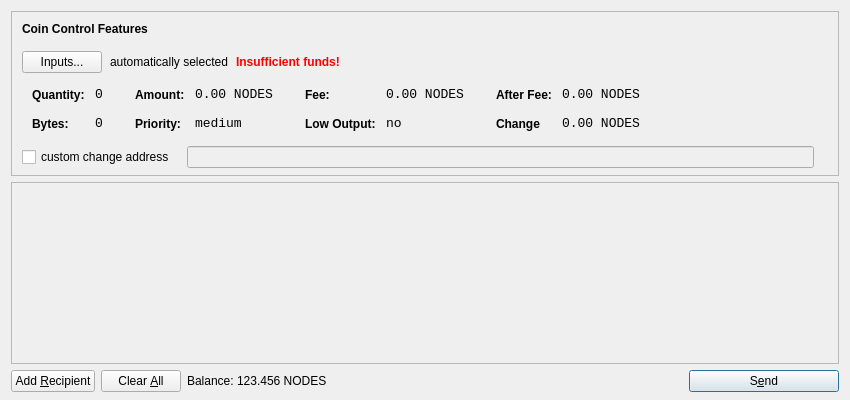
<?xml version="1.0" encoding="UTF-8"?>
<ui version="4.0">
 <class>SendCoinsDialog</class>
 <widget class="QDialog" name="SendCoinsDialog">
  <property name="geometry">
   <rect>
    <x>0</x>
    <y>0</y>
    <width>850</width>
    <height>400</height>
   </rect>
  </property>
  <property name="windowTitle">
   <string>Send Coins</string>
  </property>
  <layout class="QVBoxLayout" name="verticalLayout" stretch="0,1,0">
   <property name="bottomMargin">
    <number>8</number>
   </property>
   <item>
    <widget class="QFrame" name="frameCoinControl">
     <property name="sizePolicy">
      <sizepolicy hsizetype="Expanding" vsizetype="Expanding">
       <horstretch>0</horstretch>
       <verstretch>0</verstretch>
      </sizepolicy>
     </property>
     <property name="maximumSize">
      <size>
       <width>16777215</width>
       <height>16777215</height>
      </size>
     </property>
     <property name="frameShape">
      <enum>QFrame::StyledPanel</enum>
     </property>
     <property name="frameShadow">
      <enum>QFrame::Sunken</enum>
     </property>
     <layout class="QVBoxLayout" name="verticalLayoutCoinControl2">
      <property name="spacing">
       <number>-1</number>
      </property>
      <property name="leftMargin">
       <number>0</number>
      </property>
      <property name="topMargin">
       <number>0</number>
      </property>
      <property name="rightMargin">
       <number>0</number>
      </property>
      <property name="bottomMargin">
       <number>6</number>
      </property>
      <item>
       <layout class="QVBoxLayout" name="verticalLayoutCoinControl" stretch="0,0,0,0,1">
        <property name="spacing">
         <number>0</number>
        </property>
        <property name="leftMargin">
         <number>10</number>
        </property>
        <property name="topMargin">
         <number>10</number>
        </property>
        <item>
         <layout class="QHBoxLayout" name="horizontalLayoutCoinControl1">
          <property name="bottomMargin">
           <number>15</number>
          </property>
          <item>
           <widget class="QLabel" name="labelCoinControlFeatures">
            <property name="sizePolicy">
             <sizepolicy hsizetype="Preferred" vsizetype="Maximum">
              <horstretch>0</horstretch>
              <verstretch>0</verstretch>
             </sizepolicy>
            </property>
            <property name="font">
             <font>
              <weight>75</weight>
              <bold>true</bold>
             </font>
            </property>
            <property name="styleSheet">
             <string notr="true">font-weight:bold;</string>
            </property>
            <property name="text">
             <string>Coin Control Features</string>
            </property>
           </widget>
          </item>
         </layout>
        </item>
        <item>
         <layout class="QHBoxLayout" name="horizontalLayoutCoinControl2" stretch="0,0,0,0">
          <property name="spacing">
           <number>8</number>
          </property>
          <property name="bottomMargin">
           <number>10</number>
          </property>
          <item>
           <widget class="QPushButton" name="pushButtonCoinControl">
            <property name="styleSheet">
             <string notr="true"/>
            </property>
            <property name="text">
             <string>Inputs...</string>
            </property>
           </widget>
          </item>
          <item>
           <widget class="QLabel" name="labelCoinControlAutomaticallySelected">
            <property name="text">
             <string>automatically selected</string>
            </property>
            <property name="margin">
             <number>5</number>
            </property>
           </widget>
          </item>
          <item>
           <widget class="QLabel" name="labelCoinControlInsuffFunds">
            <property name="font">
             <font>
              <weight>75</weight>
              <bold>true</bold>
             </font>
            </property>
            <property name="styleSheet">
             <string notr="true">color:red;font-weight:bold;</string>
            </property>
            <property name="text">
             <string>Insufficient funds!</string>
            </property>
            <property name="margin">
             <number>5</number>
            </property>
           </widget>
          </item>
          <item>
           <spacer name="horizontalSpacerCoinControl">
            <property name="orientation">
             <enum>Qt::Horizontal</enum>
            </property>
            <property name="sizeHint" stdset="0">
             <size>
              <width>40</width>
              <height>1</height>
             </size>
            </property>
           </spacer>
          </item>
         </layout>
        </item>
        <item>
         <widget class="QWidget" name="widgetCoinControl" native="true">
          <property name="sizePolicy">
           <sizepolicy hsizetype="Preferred" vsizetype="Preferred">
            <horstretch>0</horstretch>
            <verstretch>0</verstretch>
           </sizepolicy>
          </property>
          <property name="minimumSize">
           <size>
            <width>0</width>
            <height>0</height>
           </size>
          </property>
          <property name="styleSheet">
           <string notr="true"/>
          </property>
          <layout class="QHBoxLayout" name="horizontalLayoutCoinControl5">
           <property name="margin">
            <number>0</number>
           </property>
           <item>
            <layout class="QHBoxLayout" name="horizontalLayoutCoinControl3" stretch="0,0,0,1">
             <property name="spacing">
              <number>20</number>
             </property>
             <property name="topMargin">
              <number>0</number>
             </property>
             <property name="bottomMargin">
              <number>10</number>
             </property>
             <item>
              <layout class="QFormLayout" name="formLayoutCoinControl1">
               <property name="horizontalSpacing">
                <number>10</number>
               </property>
               <property name="verticalSpacing">
                <number>14</number>
               </property>
               <property name="leftMargin">
                <number>10</number>
               </property>
               <property name="topMargin">
                <number>4</number>
               </property>
               <property name="rightMargin">
                <number>6</number>
               </property>
               <item row="0" column="0">
                <widget class="QLabel" name="labelCoinControlQuantityText">
                 <property name="styleSheet">
                  <string notr="true">font-weight:bold;</string>
                 </property>
                 <property name="text">
                  <string>Quantity:</string>
                 </property>
                 <property name="margin">
                  <number>0</number>
                 </property>
                </widget>
               </item>
               <item row="0" column="1">
                <widget class="QLabel" name="labelCoinControlQuantity">
                 <property name="font">
                  <font>
                   <family>Monospace</family>
                   <pointsize>10</pointsize>
                  </font>
                 </property>
                 <property name="cursor">
                  <cursorShape>IBeamCursor</cursorShape>
                 </property>
                 <property name="contextMenuPolicy">
                  <enum>Qt::ActionsContextMenu</enum>
                 </property>
                 <property name="text">
                  <string>0</string>
                 </property>
                 <property name="margin">
                  <number>0</number>
                 </property>
                 <property name="textInteractionFlags">
                  <set>Qt::LinksAccessibleByMouse|Qt::TextSelectableByKeyboard|Qt::TextSelectableByMouse</set>
                 </property>
                </widget>
               </item>
               <item row="1" column="0">
                <widget class="QLabel" name="labelCoinControlBytesText">
                 <property name="styleSheet">
                  <string notr="true">font-weight:bold;</string>
                 </property>
                 <property name="text">
                  <string>Bytes:</string>
                 </property>
                </widget>
               </item>
               <item row="1" column="1">
                <widget class="QLabel" name="labelCoinControlBytes">
                 <property name="font">
                  <font>
                   <family>Monospace</family>
                   <pointsize>10</pointsize>
                  </font>
                 </property>
                 <property name="cursor">
                  <cursorShape>IBeamCursor</cursorShape>
                 </property>
                 <property name="contextMenuPolicy">
                  <enum>Qt::ActionsContextMenu</enum>
                 </property>
                 <property name="text">
                  <string>0</string>
                 </property>
                 <property name="textInteractionFlags">
                  <set>Qt::LinksAccessibleByMouse|Qt::TextSelectableByKeyboard|Qt::TextSelectableByMouse</set>
                 </property>
                </widget>
               </item>
              </layout>
             </item>
             <item>
              <layout class="QFormLayout" name="formLayoutCoinControl2">
               <property name="horizontalSpacing">
                <number>10</number>
               </property>
               <property name="verticalSpacing">
                <number>14</number>
               </property>
               <property name="leftMargin">
                <number>6</number>
               </property>
               <property name="topMargin">
                <number>4</number>
               </property>
               <property name="rightMargin">
                <number>6</number>
               </property>
               <item row="0" column="0">
                <widget class="QLabel" name="labelCoinControlAmountText">
                 <property name="styleSheet">
                  <string notr="true">font-weight:bold;</string>
                 </property>
                 <property name="text">
                  <string>Amount:</string>
                 </property>
                 <property name="margin">
                  <number>0</number>
                 </property>
                </widget>
               </item>
               <item row="0" column="1">
                <widget class="QLabel" name="labelCoinControlAmount">
                 <property name="font">
                  <font>
                   <family>Monospace</family>
                   <pointsize>10</pointsize>
                  </font>
                 </property>
                 <property name="cursor">
                  <cursorShape>IBeamCursor</cursorShape>
                 </property>
                 <property name="contextMenuPolicy">
                  <enum>Qt::ActionsContextMenu</enum>
                 </property>
                 <property name="text">
                  <string>0.00 NODES</string>
                 </property>
                 <property name="textInteractionFlags">
                  <set>Qt::LinksAccessibleByMouse|Qt::TextSelectableByKeyboard|Qt::TextSelectableByMouse</set>
                 </property>
                </widget>
               </item>
               <item row="1" column="0">
                <widget class="QLabel" name="labelCoinControlPriorityText">
                 <property name="styleSheet">
                  <string notr="true">font-weight:bold;</string>
                 </property>
                 <property name="text">
                  <string>Priority:</string>
                 </property>
                </widget>
               </item>
               <item row="1" column="1">
                <widget class="QLabel" name="labelCoinControlPriority">
                 <property name="font">
                  <font>
                   <family>Monospace</family>
                   <pointsize>10</pointsize>
                  </font>
                 </property>
                 <property name="cursor">
                  <cursorShape>IBeamCursor</cursorShape>
                 </property>
                 <property name="contextMenuPolicy">
                  <enum>Qt::ActionsContextMenu</enum>
                 </property>
                 <property name="text">
                  <string>medium</string>
                 </property>
                 <property name="textInteractionFlags">
                  <set>Qt::LinksAccessibleByMouse|Qt::TextSelectableByKeyboard|Qt::TextSelectableByMouse</set>
                 </property>
                </widget>
               </item>
              </layout>
             </item>
             <item>
              <layout class="QFormLayout" name="formLayoutCoinControl3">
               <property name="horizontalSpacing">
                <number>10</number>
               </property>
               <property name="verticalSpacing">
                <number>14</number>
               </property>
               <property name="leftMargin">
                <number>6</number>
               </property>
               <property name="topMargin">
                <number>4</number>
               </property>
               <property name="rightMargin">
                <number>6</number>
               </property>
               <item row="0" column="0">
                <widget class="QLabel" name="labelCoinControlFeeText">
                 <property name="styleSheet">
                  <string notr="true">font-weight:bold;</string>
                 </property>
                 <property name="text">
                  <string>Fee:</string>
                 </property>
                 <property name="margin">
                  <number>0</number>
                 </property>
                </widget>
               </item>
               <item row="0" column="1">
                <widget class="QLabel" name="labelCoinControlFee">
                 <property name="font">
                  <font>
                   <family>Monospace</family>
                   <pointsize>10</pointsize>
                  </font>
                 </property>
                 <property name="cursor">
                  <cursorShape>IBeamCursor</cursorShape>
                 </property>
                 <property name="contextMenuPolicy">
                  <enum>Qt::ActionsContextMenu</enum>
                 </property>
                 <property name="text">
                  <string>0.00 NODES</string>
                 </property>
                 <property name="textInteractionFlags">
                  <set>Qt::LinksAccessibleByMouse|Qt::TextSelectableByKeyboard|Qt::TextSelectableByMouse</set>
                 </property>
                </widget>
               </item>
               <item row="1" column="0">
                <widget class="QLabel" name="labelCoinControlLowOutputText">
                 <property name="styleSheet">
                  <string notr="true">font-weight:bold;</string>
                 </property>
                 <property name="text">
                  <string>Low Output:</string>
                 </property>
                </widget>
               </item>
               <item row="1" column="1">
                <widget class="QLabel" name="labelCoinControlLowOutput">
                 <property name="font">
                  <font>
                   <family>Monospace</family>
                   <pointsize>10</pointsize>
                  </font>
                 </property>
                 <property name="cursor">
                  <cursorShape>IBeamCursor</cursorShape>
                 </property>
                 <property name="contextMenuPolicy">
                  <enum>Qt::ActionsContextMenu</enum>
                 </property>
                 <property name="text">
                  <string>no</string>
                 </property>
                 <property name="textInteractionFlags">
                  <set>Qt::LinksAccessibleByMouse|Qt::TextSelectableByKeyboard|Qt::TextSelectableByMouse</set>
                 </property>
                </widget>
               </item>
              </layout>
             </item>
             <item>
              <layout class="QFormLayout" name="formLayoutCoinControl4">
               <property name="horizontalSpacing">
                <number>10</number>
               </property>
               <property name="verticalSpacing">
                <number>14</number>
               </property>
               <property name="leftMargin">
                <number>6</number>
               </property>
               <property name="topMargin">
                <number>4</number>
               </property>
               <property name="rightMargin">
                <number>6</number>
               </property>
               <item row="0" column="0">
                <widget class="QLabel" name="labelCoinControlAfterFeeText">
                 <property name="styleSheet">
                  <string notr="true">font-weight:bold;</string>
                 </property>
                 <property name="text">
                  <string>After Fee:</string>
                 </property>
                 <property name="margin">
                  <number>0</number>
                 </property>
                </widget>
               </item>
               <item row="0" column="1">
                <widget class="QLabel" name="labelCoinControlAfterFee">
                 <property name="font">
                  <font>
                   <family>Monospace</family>
                   <pointsize>10</pointsize>
                  </font>
                 </property>
                 <property name="cursor">
                  <cursorShape>IBeamCursor</cursorShape>
                 </property>
                 <property name="contextMenuPolicy">
                  <enum>Qt::ActionsContextMenu</enum>
                 </property>
                 <property name="text">
                  <string>0.00 NODES</string>
                 </property>
                 <property name="textInteractionFlags">
                  <set>Qt::LinksAccessibleByMouse|Qt::TextSelectableByKeyboard|Qt::TextSelectableByMouse</set>
                 </property>
                </widget>
               </item>
               <item row="1" column="0">
                <widget class="QLabel" name="labelCoinControlChangeText">
                 <property name="styleSheet">
                  <string notr="true">font-weight:bold;</string>
                 </property>
                 <property name="text">
                  <string>Change</string>
                 </property>
                </widget>
               </item>
               <item row="1" column="1">
                <widget class="QLabel" name="labelCoinControlChange">
                 <property name="font">
                  <font>
                   <family>Monospace</family>
                   <pointsize>10</pointsize>
                  </font>
                 </property>
                 <property name="cursor">
                  <cursorShape>IBeamCursor</cursorShape>
                 </property>
                 <property name="contextMenuPolicy">
                  <enum>Qt::ActionsContextMenu</enum>
                 </property>
                 <property name="text">
                  <string>0.00 NODES</string>
                 </property>
                 <property name="textInteractionFlags">
                  <set>Qt::LinksAccessibleByMouse|Qt::TextSelectableByKeyboard|Qt::TextSelectableByMouse</set>
                 </property>
                </widget>
               </item>
              </layout>
             </item>
            </layout>
           </item>
          </layout>
         </widget>
        </item>
        <item>
         <layout class="QHBoxLayout" name="horizontalLayoutCoinControl4" stretch="0,0,0">
          <property name="spacing">
           <number>12</number>
          </property>
          <property name="sizeConstraint">
           <enum>QLayout::SetDefaultConstraint</enum>
          </property>
          <property name="topMargin">
           <number>5</number>
          </property>
          <property name="rightMargin">
           <number>5</number>
          </property>
          <item>
           <widget class="QCheckBox" name="checkBoxCoinControlChange">
            <property name="text">
             <string>custom change address</string>
            </property>
           </widget>
          </item>
          <item>
           <widget class="QLineEdit" name="lineEditCoinControlChange">
            <property name="enabled">
             <bool>false</bool>
            </property>
            <property name="sizePolicy">
             <sizepolicy hsizetype="Expanding" vsizetype="Fixed">
              <horstretch>0</horstretch>
              <verstretch>0</verstretch>
             </sizepolicy>
            </property>
           </widget>
          </item>
          <item>
           <widget class="QLabel" name="labelCoinControlChangeLabel">
            <property name="sizePolicy">
             <sizepolicy hsizetype="Preferred" vsizetype="Expanding">
              <horstretch>0</horstretch>
              <verstretch>0</verstretch>
             </sizepolicy>
            </property>
            <property name="minimumSize">
             <size>
              <width>0</width>
              <height>0</height>
             </size>
            </property>
            <property name="text">
             <string/>
            </property>
            <property name="margin">
             <number>3</number>
            </property>
           </widget>
          </item>
         </layout>
        </item>
        <item>
         <spacer name="verticalSpacerCoinControl">
          <property name="orientation">
           <enum>Qt::Vertical</enum>
          </property>
          <property name="sizeHint" stdset="0">
           <size>
            <width>800</width>
            <height>1</height>
           </size>
          </property>
         </spacer>
        </item>
       </layout>
      </item>
     </layout>
    </widget>
   </item>
   <item>
    <widget class="QScrollArea" name="scrollArea">
     <property name="widgetResizable">
      <bool>true</bool>
     </property>
     <widget class="QWidget" name="scrollAreaWidgetContents">
      <property name="geometry">
       <rect>
        <x>0</x>
        <y>0</y>
        <width>830</width>
        <height>165</height>
       </rect>
      </property>
      <layout class="QVBoxLayout" name="verticalLayout_2">
       <property name="margin">
        <number>0</number>
       </property>
       <item>
        <layout class="QVBoxLayout" name="entries">
         <property name="spacing">
          <number>6</number>
         </property>
        </layout>
       </item>
       <item>
        <spacer name="verticalSpacer">
         <property name="orientation">
          <enum>Qt::Vertical</enum>
         </property>
         <property name="sizeHint" stdset="0">
          <size>
           <width>20</width>
           <height>40</height>
          </size>
         </property>
        </spacer>
       </item>
      </layout>
     </widget>
    </widget>
   </item>
   <item>
    <layout class="QHBoxLayout" name="horizontalLayout">
     <item>
      <widget class="QPushButton" name="addButton">
       <property name="toolTip">
        <string>Send to multiple recipients at once</string>
       </property>
       <property name="text">
        <string>Add &amp;Recipient</string>
       </property>
       <property name="autoDefault">
        <bool>false</bool>
       </property>
      </widget>
     </item>
     <item>
      <widget class="QPushButton" name="clearButton">
       <property name="sizePolicy">
        <sizepolicy hsizetype="Minimum" vsizetype="Fixed">
         <horstretch>0</horstretch>
         <verstretch>0</verstretch>
        </sizepolicy>
       </property>
       <property name="toolTip">
        <string>Remove all transaction fields</string>
       </property>
       <property name="text">
        <string>Clear &amp;All</string>
       </property>
       <property name="autoRepeatDelay">
        <number>300</number>
       </property>
       <property name="autoDefault">
        <bool>false</bool>
       </property>
      </widget>
     </item>
     <item>
      <layout class="QHBoxLayout" name="horizontalLayout_2">
       <property name="spacing">
        <number>3</number>
       </property>
       <item>
        <widget class="QLabel" name="label">
         <property name="sizePolicy">
          <sizepolicy hsizetype="Preferred" vsizetype="Fixed">
           <horstretch>0</horstretch>
           <verstretch>0</verstretch>
          </sizepolicy>
         </property>
         <property name="text">
          <string>Balance:</string>
         </property>
        </widget>
       </item>
       <item>
        <widget class="QLabel" name="labelBalance">
         <property name="sizePolicy">
          <sizepolicy hsizetype="Preferred" vsizetype="Fixed">
           <horstretch>0</horstretch>
           <verstretch>0</verstretch>
          </sizepolicy>
         </property>
         <property name="cursor">
          <cursorShape>IBeamCursor</cursorShape>
         </property>
         <property name="text">
          <string>123.456 NODES</string>
         </property>
         <property name="textInteractionFlags">
          <set>Qt::LinksAccessibleByMouse|Qt::TextSelectableByKeyboard|Qt::TextSelectableByMouse</set>
         </property>
        </widget>
       </item>
      </layout>
     </item>
     <item>
      <spacer name="horizontalSpacer">
       <property name="orientation">
        <enum>Qt::Horizontal</enum>
       </property>
       <property name="sizeHint" stdset="0">
        <size>
         <width>40</width>
         <height>20</height>
        </size>
       </property>
      </spacer>
     </item>
     <item>
      <widget class="QPushButton" name="sendButton">
       <property name="minimumSize">
        <size>
         <width>150</width>
         <height>0</height>
        </size>
       </property>
       <property name="toolTip">
        <string>Confirm the send action</string>
       </property>
       <property name="text">
        <string>S&amp;end</string>
       </property>
       <property name="icon">
        <iconset resource="../bitcoin.qrc">
         <normaloff>:/icons/send</normaloff>:/icons/send</iconset>
       </property>
       <property name="default">
        <bool>true</bool>
       </property>
      </widget>
     </item>
    </layout>
   </item>
  </layout>
 </widget>
 <resources>
  <include location="../bitcoin.qrc"/>
 </resources>
 <connections/>
</ui>
